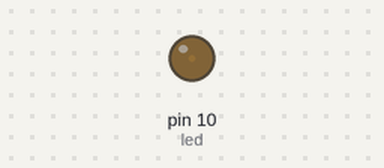
Bench run of a sketch on a simulated Arduino Uno, built with avr-gcc and run on an emulated ATmega328P. Shown: output pins drawn as LEDs (lit = HIGH).

Above: at 0.05 s.
At 7.75 s:
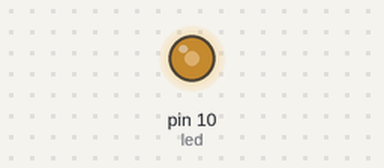
At 11.65 s:
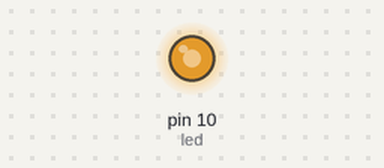
At 15.55 s:
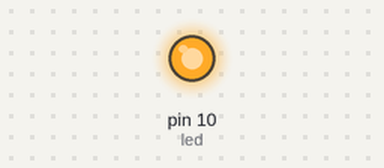
Timing chart, 0 to 20.3 s (numbered marks = the images above):
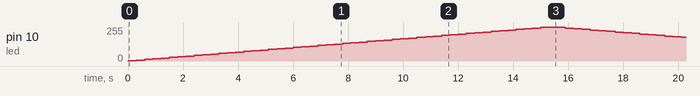

The sketch:

projeto-arduino-como-piscar-led-com-efeito-fader_22-07-2018.ino
```cpp
/*
Projeto Arduino acendendo led com efeito fader.
Por Jota
----------------------------------------
--=<| www.ComoFazerAsCoisas.com.br |>=--
----------------------------------------
*/

//Constante que representa o pino onde o positivo do
//led será ligado.
const int led = 10;

//Controladores do efeito de fader
int brilho = 2;
int fader = 5;
boolean acende = true;
boolean apaga = false;

//Método setup, executado uma vez ao ligar o Arduino.
void setup() {
  //Definindo o pino led como de saída.
  pinMode(led,OUTPUT);
}

//Método loop, executado enquanto o Arduino estiver ligado.
void loop() {
  analogWrite(led,brilho);

  //Processo de acendimento do led usando o efeito fader.
  if (acende == true) {
    if (brilho < 255) {
      brilho = brilho + fader; //aumentando o brilho do led.
    } else {
      acende = false;
      apaga = true;
    }
  }

  //Processo para apagar o led com efeito fader.
  if (apaga == true) {
    if (brilho > 0) {
      brilho = brilho - fader; // diminuindo o brilho do led.
    } else {
      acende = true;
      apaga = false;
    }
  }

  delay(300);
}
```
